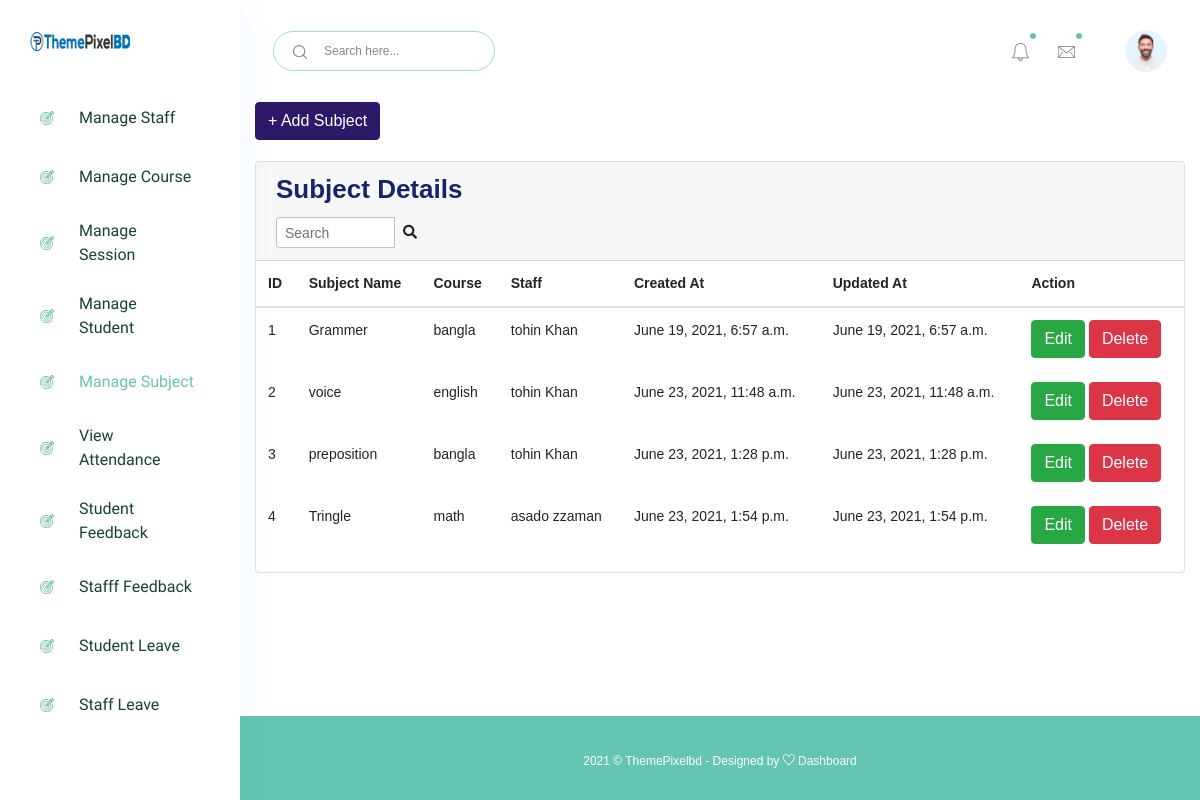
Page /manage_subject/ (signed in) on the committed database.
### accounts/models.py (models this page shows)
class Subjects(models.Model):
    id =models.AutoField(primary_key=True)
    subject_name = models.CharField(max_length=255)
    course_id = models.ForeignKey(Courses, on_delete=models.CASCADE, default=1) #need to give defauult course
    staff_id = models.ForeignKey(CustomUser, on_delete=models.CASCADE)
    created_at = models.DateTimeField(auto_now_add=True)
    updated_at = models.DateTimeField(auto_now=True)
    objects = models.Manager()

class Courses(models.Model):
    id = models.AutoField(primary_key=True)
    course_name = models.CharField(max_length=255)
    created_at = models.DateTimeField(auto_now_add=True)
    updated_at = models.DateTimeField(auto_now=True)
    objects = models.Manager()

class CustomUser(AbstractUser):
    user_type_data = ((1, "HOD"), (2, "Staff"), (3, "Student"))
    user_type = models.CharField(default=1, choices=user_type_data, max_length=10)

### accounts/HodViews.py (the view)
# urls.py: path('manage_subject/', HodViews.manage_subject, name="manage_subject"),
def manage_subject(request):
    subjects = Subjects.objects.all()
    context = {
        "subjects": subjects
    }
    return render(request, 'hod_template/manage_subject_template.html', context)

### accounts/LoginCheckMiddleWare.py (called while the page is built, shortened)
    def process_view(self, request, view_func, view_args, view_kwargs):
        modulename = view_func.__module__
        user = request.user
        if user.is_authenticated:
            if user.user_type == "1":
                if modulename == "accounts.HodViews":
                    pass
                elif modulename == "accounts.views" or modulename == "django.views.static":
                    pass
                else:
                    return redirect("admin_home")
            else:
                return redirect("login")
        else:
            if request.path == reverse("login") or request.path == reverse("doLogin"):
                pass
            else:
                return redirect("login")

### templates/hod_template/manage_subject_template.html (shortened to what this page needs)
{% extends 'hod_template/base_template.html' %}
{% block main_content %}
{% load static %}
<section class="content">
        <div class="container-fluid">
            <a class="btn btn-primary" href="{% url 'add_subject' %}" role="button">+ Add Subject</a> <br/>&nbsp;
            <div class="row">
                <div class="col-md-12">
                    <div class="card">
                        <div class="card-header">
                            <h3 class="card-title">Subject Details</h3>
                            <div class="card-tools">
                            <div class="input-group input-group-sm" style="width: 150px;">
                                <input type="text" name="table_search" class="form-control float-right" placeholder="Search">
                                <div class="input-group-append">
                                <button type="submit" class="btn btn-default"><i class="fas fa-search"></i></button>
                                </div>
                            </div>
                            </div>
                        </div>
                        <div class="card-body table-responsive p-0">
                            <table class="table table-hover text-nowrap">
                            <thead>
                                <tr>
                                <th>ID</th>
                                <th>Subject Name</th>
                                <th>Course</th>
                                <th>Staff</th>
                                <th>Created At</th>
                                <th>Updated At</th>
                                <th>Action</th>
                                </tr>
                            </thead>
                            <tbody>
                                {% for subject in subjects %}
                                <tr>
                                <td>{{ subject.id }}</td>
                                <td>{{ subject.subject_name }}</td>
                                <td>{{ subject.course_id.course_name }}</td>
                                <td>{{ subject.staff_id.first_name }} {{ subject.staff_id.last_name }}</td>
                                <td>{{ subject.created_at }}</td>
                                <td>{{ subject.updated_at }}</td>
                                <td>
                                    <a href="{% url 'edit_subject' subject.id %}" class="btn btn-success">Edit</a>
                                    <a href="{% url 'delete_subject' subject.id %}" class="btn btn-danger">Delete</a>
                                </td>
                                </tr>
                                {% endfor %}
                            </tbody>
                            </table>
                        </div>
                        </div>
                </div>
            </div>
        </div>
      </section>
  {% endblock main_content %}

### rows in the picture
Subjects: id "1", subject_name "Grammer", course_id.course_name "bangla", staff_id.first_name "tohin", staff_id.last_name "Khan", created_at "June 19, 2021, 6:57 a.m.", updated_at "June 19, 2021, 6:57 a.m."
Subjects: id "2", subject_name "voice", course_id.course_name "english", staff_id.first_name "tohin", staff_id.last_name "Khan", created_at "June 23, 2021, 11:48 a.m.", updated_at "June 23, 2021, 11:48 a.m."
Subjects: id "3", subject_name "preposition", course_id.course_name "bangla", staff_id.first_name "tohin", staff_id.last_name "Khan", created_at "June 23, 2021, 1:28 p.m.", updated_at "June 23, 2021, 1:28 p.m."
Subjects: id "4", subject_name "Tringle", course_id.course_name "math", staff_id.first_name "asado", staff_id.last_name "zzaman", created_at "June 23, 2021, 1:54 p.m.", updated_at "June 23, 2021, 1:54 p.m."
